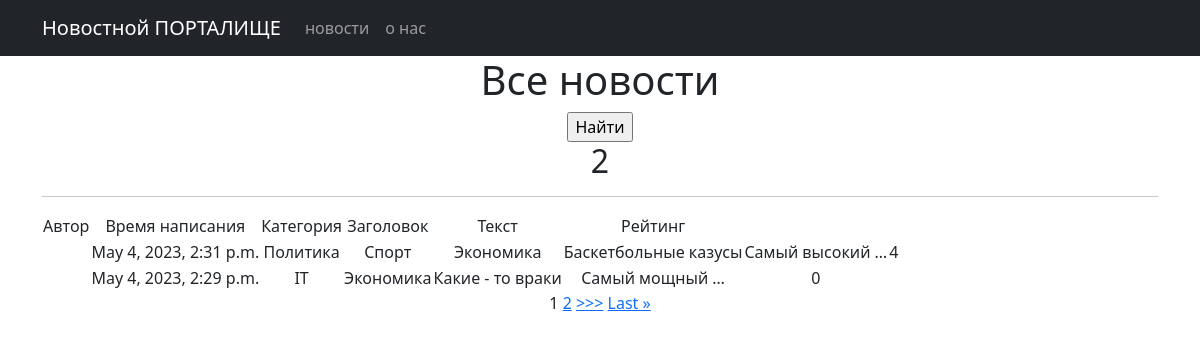
Page /news/ on the committed database.
### news/models.py (models this page shows, shortened)
class Post(models.Model):
    objects = None
    author = models.ForeignKey(Author, on_delete=models.CASCADE)
    type = models.CharField(max_length=2, choices=TYPE, default=article)
    time_in = models.DateTimeField(auto_now_add=True)
    category = models.ManyToManyField(Category, through='PostCategory')
    head_name = models.CharField(max_length=250, unique=True)
    article_text = models.TextField()
    rate = models.IntegerField(default=0)

class Category(models.Model):
    DoesNotExist = None
    objects = None
    name_category = models.CharField(max_length=250, unique=True)

### news/views.py (the view)
# urls.py: path('', PostsList.as_view()),
class PostsList(ListView):
    model = Post
    ordering = 'head_name'
    template_name = 'posts.html'
    context_object_name = 'posts'
    paginate_by = 2  # указать количество записей на странице
    def get_filter(self):
        return PostFilter(self.request.GET, queryset=super().get_queryset())
    def get_queryset(self):
        qs = self.get_filter().qs
        return qs
    def get_context_data(self, *, object_list=None, **kwargs):
        context = super().get_context_data(**kwargs)
        filter_ = self.get_filter()
        context['filter'] = filter_
        return context

### news/templatetags/custom_filters.py (called while the page is built)
@register.filter(name='is_filters_uses')
def is_filters_uses(value):
    filters_arg = value.find('&')
    if filters_arg != -1:
        is_first_list_now = value.find('?')
        if value[(is_first_list_now + 1): (is_first_list_now + 5)] == 'page':
            return value[filters_arg:]
        else:
            return '&' + value[is_first_list_now + 1:]
    else:
        return ''

### templates/posts.html (shortened to what this page needs)
{% extends 'flatpages/default.html' %}
{% load custom_filters %}
{% load custom_tags %}
{% block content %}
   <h1>Все новости</h1>
   <form action="" method="get">
       <input type="submit" value="Найти" />
   </form>
   <h2>{{ posts|length }}</h2>
   <hr>
   {% if posts %}
       <table>
           <tr>
               <td>Автор</td>
               <td>Время написания</td>
               <td>Категория</td>
               <td>Заголовок</td>
               <td>Текст</td>
               <td>Рейтинг</td>
           </tr>
           {% for post in posts %}
           <tr>
               <td>{{ author.User.username }}</td>
               <td>{{ post.time_in }}</td>
                {% for category in post.category.all %}
              <td> {{ category.name_category }}</td>
                  {% endfor %}
               <td>{{ post.head_name }}</td>
               <td>{{ post.article_text|truncatewords:2 }}</td>
               <td>{{ post.rate }}</td>
           </tr>
           {% endfor %}
       </table>
   {% else %}
       <h2>Почитать - то и нечего...</h2>
   {% endif %}
{% if is_paginated %}
        {% for num in page_obj.paginator.page_range %}
            {% if page_obj.number == num %}
                <a>{{ num }}</a>
            {% elif num > page_obj.number|add:'-3' and num < page_obj.number|add:'3' %}
                <a href="?page={{ num }}{{ request.get_full_path|is_filters_uses }}">{{ num }}</a>
            {% endif %}
        {% endfor %}
        {% if page_obj.has_next %}
            <a href="?page={{ page_obj.next_page_number }}{{ request.get_full_path|is_filters_uses }}">>>></a>
            <a href="?page={{ page_obj.paginator.num_pages }}{{ request.get_full_path|is_filters_uses }}">Last &raquo;</a>
        {% endif %}
    {% endif %}
{% endblock content %}

### rows in the picture
Post: time_in "May 4, 2023, 2:31 p.m.", head_name "Баскетбольные казусы", article_text "Самый высокий …", rate "4"
Category: name_category "Политика"
Category: name_category "Спорт"
Category: name_category "Экономика"
Post: time_in "May 4, 2023, 2:29 p.m.", head_name "Какие - то враки", article_text "Самый мощный …", rate "0"
Category: name_category "IT"

### other values in the picture
{{ posts|length }} "2"
{{ num }} "1"
{{ num }} "2"
